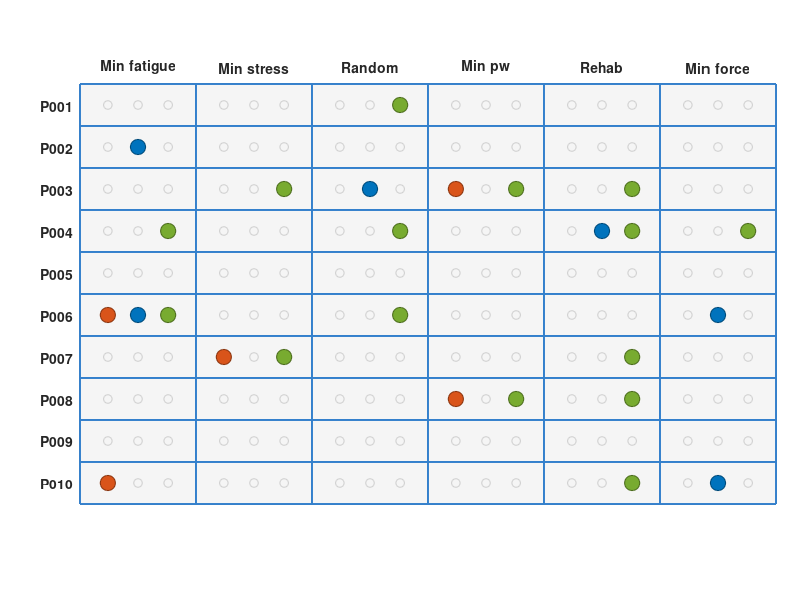

Write MATLAB code to recreate this figure. (Note: this script raises an error after producing the figure.)
% =========================================================================
% heatmap_spm_individuel_kin.m
% Résumé des résultats SPM1D individuels — cinématique scapulaire
%
% Heatmap : patients (lignes) × conditions FES (colonnes)
% Chaque cellule : 3 cercles (DOF X, Y, Z) — plein = post-hoc significatif
% Fond orange = bloc dupliqué (2 blocs disponibles au lieu de 3)
%
% Source : extract_scapular_kinematics.m — analyse SPM1D individuelle
%          ANOVA RM + post-hoc ttest_paired vs No FES
%          Bonferroni α = 0.05/6 ≈ 0.0083 | N=3 blocs (exploratoire)
% =========================================================================

clear; clc; close all;

PATIENTS   = {'P001','P002','P003','P004','P005','P006','P007','P008','P009','P010'};
CONDITIONS = {'Min fatigue','Min stress','Random','Min pw','Rehab','Min force'};
DOF_LABELS = {'X','Y','Z'};
N_PAT  = length(PATIENTS);
N_COND = length(CONDITIONS);

% -------------------------------------------------------------------------
% sig(patient, condition, dof) = 1 si post-hoc significatif
% Conditions : 1=Min_fatigue 2=Min_stress 3=Random 4=Min_pw 5=Rehab 6=Min_force
% DOF        : 1=X  2=Y  3=Z
% -------------------------------------------------------------------------
sig = zeros(N_PAT, N_COND, 3);

% P001
sig(1,3,3) = 1;                                         % Random Z

% P002
sig(2,1,2) = 1;                                         % Min_fatigue Y

% P003
sig(3,4,1) = 1;                                         % Min_pw X
sig(3,3,2) = 1;                                         % Random Y
sig(3,2,3) = 1; sig(3,4,3) = 1; sig(3,5,3) = 1;        % Min_stress/Min_pw/Rehab Z

% P004
sig(4,5,2) = 1;                                         % Rehab Y
sig(4,1,3) = 1; sig(4,3,3) = 1;                         % Min_fatigue/Random Z
sig(4,5,3) = 1; sig(4,6,3) = 1;                         % Rehab/Min_force Z

% P005 — aucun

% P006
sig(6,1,1) = 1;                                         % Min_fatigue X
sig(6,1,2) = 1; sig(6,6,2) = 1;                         % Min_fatigue/Min_force Y
sig(6,1,3) = 1; sig(6,3,3) = 1;                         % Min_fatigue/Random Z

% P007
sig(7,2,1) = 1;                                         % Min_stress X
sig(7,2,3) = 1; sig(7,5,3) = 1;                         % Min_stress/Rehab Z

% P008
sig(8,4,1) = 1;                                         % Min_pw X
sig(8,4,3) = 1; sig(8,5,3) = 1;                         % Min_pw/Rehab Z

% P009 — aucun

% P010
sig(10,1,1) = 1;                                        % Min_fatigue X
sig(10,6,2) = 1;                                        % Min_force Y
sig(10,5,3) = 1;                                        % Rehab Z

% -------------------------------------------------------------------------
% warn(patient, condition) = 1 si bloc dupliqué pour cette condition
% -------------------------------------------------------------------------
warn = zeros(N_PAT, N_COND);
warn(1,2)  = 1;   % P001 — Min_stress
warn(2,5)  = 1;   % P002 — Rehab
warn(3,2)  = 1;   % P003 — Min_stress
warn(4,4)  = 1;   % P004 — Min_pw
warn(5,1)  = 1;   % P005 — Min_fatigue
warn(6,1)  = 1;   % P006 — Min_fatigue
warn(7,2)  = 1;   % P007 — Min_stress (+ No FES non représenté)
warn(8,4)  = 1;   % P008 — Min_pw
warn(9,3)  = 1;   % P009 — Random
warn(10,6) = 1;   % P010 — Min_force

% -------------------------------------------------------------------------
% Couleurs DOF
% -------------------------------------------------------------------------
DOF_COLORS = [0.85 0.33 0.10;   % X — orange-rouge
              0.00 0.45 0.74;   % Y — bleu
              0.47 0.67 0.19];  % Z — vert

% -------------------------------------------------------------------------
% Figure
% -------------------------------------------------------------------------
figure('Name','Analyse SPM1D individuelle', ...
       'units','normalized','outerposition',[0.05 0.05 0.90 0.85],'Color','white');

ax = axes('Position',[0.10 0.16 0.87 0.70]);
hold on;

% Fond des cellules + bordure ANOVA (significative pour tous patients × DOF)
ANOVA_COLOR = [0.20 0.50 0.80]; % bleu sobre
for ip = 1:N_PAT
    for ic = 1:N_COND
        rectangle('Position',[ic-0.5, ip-0.5, 1, 1], ...
                  'FaceColor',[0.96 0.96 0.96], 'EdgeColor', ANOVA_COLOR, ...
                  'LineWidth', 1.4, 'HandleVisibility','off');
    end
end

% Marqueurs DOF avec scatter (toujours circulaires)
dx = [-0.26, 0, 0.26];
MS_SIG = 120;   % taille marqueur significatif
MS_NS  = 40;    % taille marqueur n.s.

for id = 1:3
    xs_sig = []; ys_sig = [];
    xs_ns  = []; ys_ns  = [];
    for ip = 1:N_PAT
        for ic = 1:N_COND
            xc = ic + dx(id);
            if sig(ip, ic, id)
                xs_sig(end+1) = xc;
                ys_sig(end+1) = ip;
            else
                xs_ns(end+1) = xc;
                ys_ns(end+1) = ip;
            end
        end
    end
    if ~isempty(xs_ns)
        scatter(xs_ns, ys_ns, MS_NS, [0.82 0.82 0.82], 'o', ...
                'LineWidth', 0.8, 'HandleVisibility','off');
    end
    if ~isempty(xs_sig)
        scatter(xs_sig, ys_sig, MS_SIG, DOF_COLORS(id,:), 'o', 'filled', ...
                'MarkerEdgeColor', DOF_COLORS(id,:)*0.65, 'LineWidth', 0.8, ...
                'HandleVisibility','off');
    end
end

% Axes
set(ax, 'XTick', 1:N_COND, 'XTickLabel', CONDITIONS, 'FontSize', 11, 'FontWeight','bold');
set(ax, 'YTick', 1:N_PAT,  'YTickLabel', PATIENTS,   'FontSize', 10);
set(ax, 'XAxisLocation', 'top');
set(ax, 'YDir', 'reverse');
xlim([0.5, N_COND+0.5]);
ylim([0.5, N_PAT+0.5]);
grid off; box on;
ax.XAxis.TickLength = [0 0];
ax.YAxis.TickLength = [0 0];

% Légende explicite
h = gobjects(5,1);
for id = 1:3
    h(id) = scatter(NaN, NaN, MS_SIG, DOF_COLORS(id,:), 'o', 'filled', ...
                    'MarkerEdgeColor', DOF_COLORS(id,:)*0.65, ...
                    'DisplayName', ['DOF ' DOF_LABELS{id} '  (sig.)']);
end
h(4) = scatter(NaN, NaN, MS_NS, [0.82 0.82 0.82], 'o', 'LineWidth', 0.8, ...
               'DisplayName', 'n.s.');
h(5) = plot(NaN, NaN, 's', 'MarkerFaceColor', [0.96 0.96 0.96], ...
            'MarkerEdgeColor', ANOVA_COLOR, 'MarkerSize', 12, 'LineWidth', 1.4, ...
            'DisplayName', 'ANOVA (sig.)');
legend(h([5 1 2 3 4]), 'Location','southoutside','Orientation','horizontal','FontSize', 10,'Box','off');

title({'Analyse SPM1D individuelle'; ...
     'N = 3 blocs  |  Bonferroni \alpha = 0.0083'}, ...
      'FontSize', 11, 'FontWeight','bold');

hold off;
